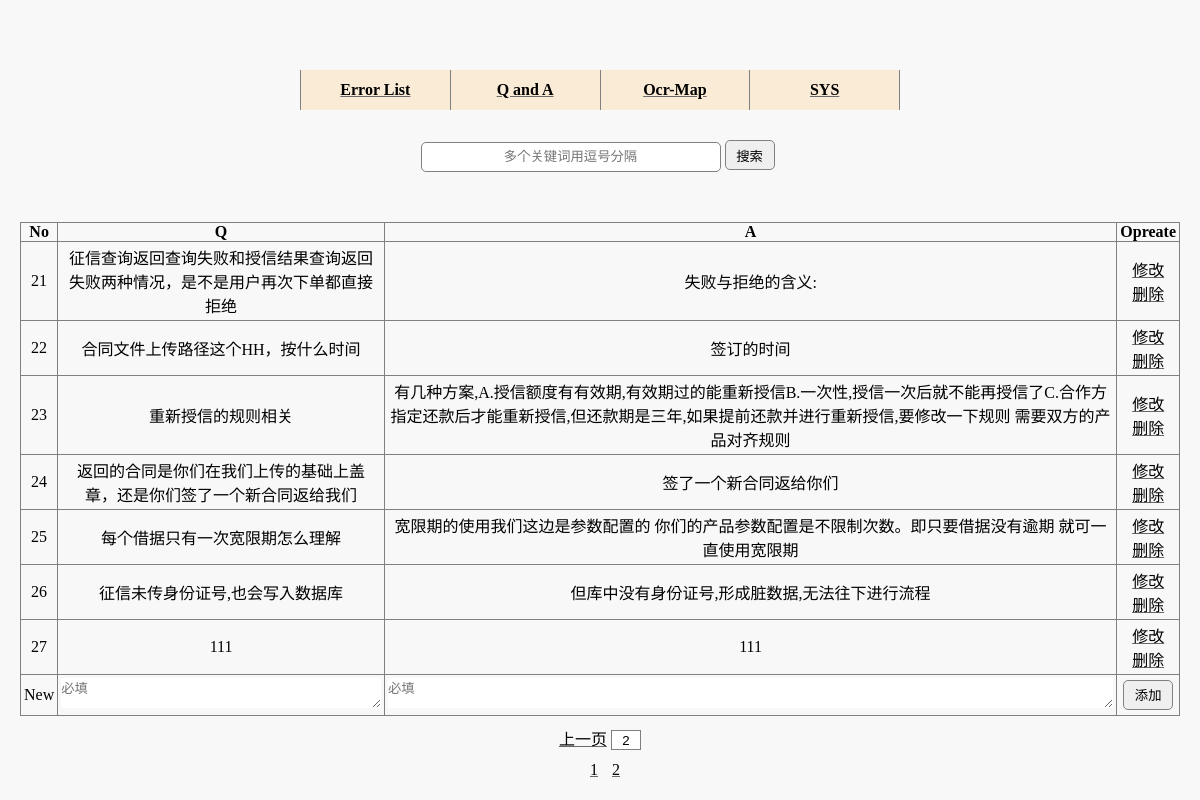
Before: /search/qa?pg=2&kw= with the older database file.
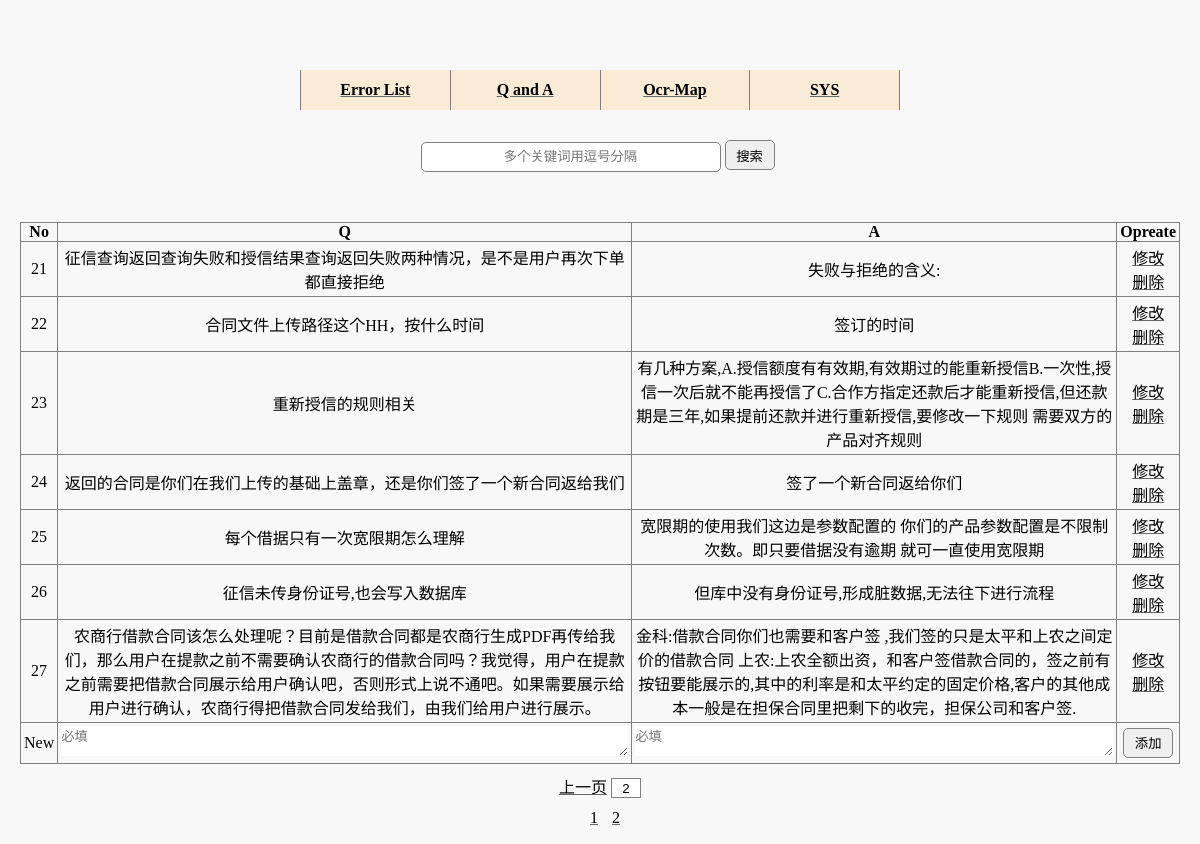
After: the same page with the newer database file.
### tables this page shows
CREATE TABLE qanda(
  id integer primary key autoincrement,
  q_orign text,
  q_ques text,
  q_ans text
);

### searchclient/search.py (the view, shortened to what this page needs)
@bp.route("/qa", methods=("get", "post"))
def se_qa():
    if request.method == "GET":
        kw = request.args.get("kw")
        pg = int(request.args.get("pg", 1))
        db = get_db()
        if not kw:
            kw = ""
            cur = db.execute('select id from qanda')
            all_id = cur.fetchall()
            all_num = len(all_id)
            all_pg = int((all_num + 20 - 1) / 20)
            cur = db.execute("select *  from qanda limit {}, 20 ".format((pg - 1) * 20))
            res = cur.fetchall()
        return render_template("search/qa_page.html", res=res, kw=kw, pg=pg, all_page=all_pg)

### searchclient/db.py (called while the page is built)
def get_db():
    if "db" not in g:
        g.db = sqlite3.connect(
            current_app.config["DATABASE"],
            detect_types=sqlite3.PARSE_DECLTYPES
        )
        g.db.row_factory = sqlite3.Row
    return g.db

### searchclient/templates/search/qa_page.html (shortened to what this page needs)
{% extends "base.html" %}
{% block show %}
    <form enctype="application/x-www-form-urlencoded" action="" method="post">
        <table class="contents">
            <tr>
                <th>No</th>
                <th>Q</th>
                <th>A</th>
                <th class="rightside">Opreate</th>
            </tr>
            {% for item in res %}
                <tr>
                    <td>{{ loop.index + (pg - 1) * 20 }}</td>
                    <td>{{ item[2] }} </td>
                    <td>{{ item[3] }}</td>
                    <td class="rightside">
                        <li><a href="qa/{{ item[0] }}">修改</a></li>
                        <li>
                            <a class="del_record" href="javascript:void(0)" uin="{{ item[0] }}">删除</a>
                        </li>
                    </td>
                </tr>
            {% endfor %}
            {% if not kw %}
                <tr>
                    <td>New</td>
                    <td><textarea name="ques" style="width:100%;height: 100%" placeholder="必填"></textarea></td>
                    <td><textarea name="ans" style="width:100%;height: 100%" placeholder="必填"></textarea></td>
                    <td class="rightside">
                        <button>添加</button>
                    </td>
                </tr>
            {% endif %}
        </table>
    </form>
{% endblock %}
{% block page %}
    {% if pg > 1 %}
        <a id="pageup" href="qa?pg={{ pg - 1 }}&kw={{ kw }}">上一页</a>
    {% endif %}
    {% if all_page > 1 %}
        <input id="jump-to" name="jump" value="{{ pg }}">
    {% endif %}
{% endblock %}
{% block pageinfo %}
    {% if all_page >1 %}
        {% for i in range(1,all_page + 1) %}
            <a href="qa?pg={{ i }}&kw={{ kw }}">{{ i }}</a>
        {% endfor %}
    {% endif %}
{% endblock %}

### searchclient/templates/base.html (shortened to what this page needs)
<!DOCTYPE html>
<link rel="stylesheet" href="{{ url_for('static',filename='base/base.css') }}">
<body>
<div class="fill-black"></div>
<div class="title-index">
    <table class="tb-index">
        <tr>
            <th><a href="/search/err">Error List</a></th>
            <th><a href="/search/qa">Q and A</a></th>
            <th><a href="/search/ocr-map">Ocr-Map</a></th>
            <th class="rightside"><a href="/sys">SYS</a></th>
        </tr>
    </table>
</div>
{% block search %}
    <div class="search-aera">
        <input class="search-in" value="{{ kw }}" placeholder="多个关键词用逗号分隔">
        <input type="button" class="search-bt" value="搜索">
    </div>
{% endblock %}
<div class="show-aera">
    {% block show %} block show {% endblock %}
</div>
<div class="page">
    {% block page %}
    {% endblock %}
</div>
<div class="page-info">
    {% block pageinfo %}
    {% endblock %}
</div>
</body>

### searchclient/static/base/base.css (style rules this page uses)
* { box-sizing: border-box; margin: 0; padding: 0; list-style: none; text-decoration: none; border: 0; color: black; border-collapse: collapse; }
body { background-color: rgba(220, 220, 220, 0.2); }
textarea { vertical-align:center; }
a { text-decoration: underline dimgray; }
div.fill-black { margin: 10px 15px 10px 15px; height: 50px; width: auto; }
div.title-index { margin: 5px 15px 5px 15px; width: auto; height: 40px; }
table.tb-index { margin: auto; width: 600px; }
table.tb-index th { width: 60px; height: 40px; text-align: center; background-color: antiquewhite; border-left: 1px solid gray; }
div.show-aera { margin: 5px 20px 5px 20px; width: auto; }
div.page { margin: 5px 20px 5px 20px; height: 30px; text-align: center; }
input#jump-to { border: 0.5px solid gray; height: 20px; width: 30px; text-align: center; }
div.page-info { margin: 5px 20px 5px 20px; height: 30px; text-align: center; }
div.page-info a { margin-left: 10px; }
table.contents { margin: 50px auto 10px auto; width: auto; height: auto; }
table.contents th { padding-left: 3px; padding-right: 3px; text-align: center; border-top: 1px solid gray; border-bottom: 1px solid gray; border-left: 1px solid gray; }
table.contents td { padding: 3px 3px 3px 3px; text-align: center; border-bottom: 1px solid gray; border-left: 1px solid gray; }
*.rightside { border-right: 1px solid gray; width: auto; }
div.search-aera { margin: 30px auto 5px auto; text-align: center; }
input.search-in { line-height: 30px; width: 300px; height: 30px; margin-left: -5px; border: 1px solid gray; text-align: center; border-radius: 5px; padding:0 10px 0 10px }
input.search-bt { border: 1px solid gray; width: 50px; height: 30px; border-radius: 5px; }
button { border: 1px solid gray; width: 50px; height: 30px; border-radius: 5px; }

Changed rows visible on the page:
removed qanda: q_ques "111", q_ans "111"
added qanda: q_ques "农商行借款合同该怎么处理呢？目前是借款合同都是农商行生成PDF再传给我们，那么用户在提款之前不需要确认农商行的借款合同吗？我觉得，用户在提款之前需要把借款合同展示给用户确认吧，否则形式上说不通吧。如果需要展示给用户进行确认，农商行得把借款合同发给我们，由我们给用户进行展示。", q_ans "金科:借款合同你们也需要和客户签 ,我们签的只是太平和上农之间定价的借款合同 上农:上农全额出资，和客户签借款合同的，签之前有按钮要能展示的,其中的利率是和太平约定的固定价格,客户的其他成本一般是在担保合同里把剩下的收完，担保公司和客户签."
